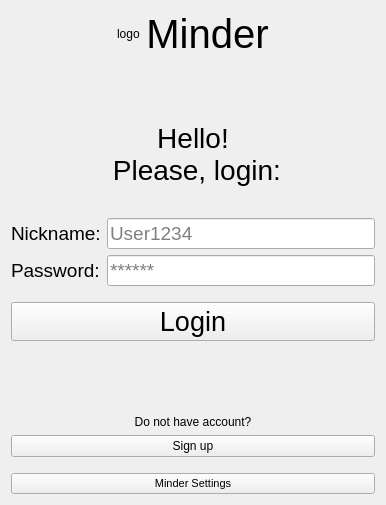
<?xml version="1.0" encoding="UTF-8"?>
<ui version="4.0">
 <class>AuthorizationWindow</class>
 <widget class="QWidget" name="AuthorizationWindow">
  <property name="enabled">
   <bool>true</bool>
  </property>
  <property name="geometry">
   <rect>
    <x>0</x>
    <y>0</y>
    <width>386</width>
    <height>505</height>
   </rect>
  </property>
  <property name="sizePolicy">
   <sizepolicy hsizetype="Expanding" vsizetype="Expanding">
    <horstretch>0</horstretch>
    <verstretch>0</verstretch>
   </sizepolicy>
  </property>
  <property name="maximumSize">
   <size>
    <width>500</width>
    <height>650</height>
   </size>
  </property>
  <property name="windowTitle">
   <string>Form</string>
  </property>
  <layout class="QVBoxLayout" name="verticalLayout_3">
   <item>
    <layout class="QHBoxLayout" name="horizontalLayout">
     <item>
      <spacer name="horizontalSpacer">
       <property name="orientation">
        <enum>Qt::Horizontal</enum>
       </property>
       <property name="sizeHint" stdset="0">
        <size>
         <width>40</width>
         <height>20</height>
        </size>
       </property>
      </spacer>
     </item>
     <item>
      <widget class="QLabel" name="labelMinderLogo">
       <property name="text">
        <string>logo</string>
       </property>
      </widget>
     </item>
     <item>
      <widget class="QLabel" name="labelMinder">
       <property name="font">
        <font>
         <pointsize>30</pointsize>
        </font>
       </property>
       <property name="text">
        <string>Minder</string>
       </property>
       <property name="alignment">
        <set>Qt::AlignCenter</set>
       </property>
      </widget>
     </item>
     <item>
      <spacer name="horizontalSpacer_2">
       <property name="orientation">
        <enum>Qt::Horizontal</enum>
       </property>
       <property name="sizeHint" stdset="0">
        <size>
         <width>40</width>
         <height>20</height>
        </size>
       </property>
      </spacer>
     </item>
    </layout>
   </item>
   <item>
    <spacer name="verticalSpacer">
     <property name="orientation">
      <enum>Qt::Vertical</enum>
     </property>
     <property name="sizeType">
      <enum>QSizePolicy::MinimumExpanding</enum>
     </property>
     <property name="sizeHint" stdset="0">
      <size>
       <width>5</width>
       <height>40</height>
      </size>
     </property>
    </spacer>
   </item>
   <item>
    <widget class="QLabel" name="labelTitle">
     <property name="font">
      <font>
       <pointsize>21</pointsize>
      </font>
     </property>
     <property name="text">
      <string>Hello!
 Please, login:</string>
     </property>
     <property name="alignment">
      <set>Qt::AlignCenter</set>
     </property>
     <property name="margin">
      <number>8</number>
     </property>
    </widget>
   </item>
   <item>
    <layout class="QVBoxLayout" name="verticalLayout_2">
     <item>
      <widget class="QLabel" name="labelErrorMsg">
       <property name="font">
        <font>
         <pointsize>13</pointsize>
         <italic>true</italic>
        </font>
       </property>
       <property name="text">
        <string>&lt;error&gt;</string>
       </property>
       <property name="alignment">
        <set>Qt::AlignCenter</set>
       </property>
       <property name="margin">
        <number>5</number>
       </property>
      </widget>
     </item>
     <item>
      <layout class="QFormLayout" name="formLayout">
       <item row="0" column="0">
        <widget class="QLabel" name="labelNickname">
         <property name="font">
          <font>
           <pointsize>14</pointsize>
          </font>
         </property>
         <property name="text">
          <string>Nickname:</string>
         </property>
         <property name="margin">
          <number>8</number>
         </property>
        </widget>
       </item>
       <item row="0" column="1">
        <widget class="QLineEdit" name="lineNickname">
         <property name="sizePolicy">
          <sizepolicy hsizetype="Preferred" vsizetype="Fixed">
           <horstretch>0</horstretch>
           <verstretch>0</verstretch>
          </sizepolicy>
         </property>
         <property name="font">
          <font>
           <pointsize>14</pointsize>
          </font>
         </property>
         <property name="alignment">
          <set>Qt::AlignLeading|Qt::AlignLeft|Qt::AlignVCenter</set>
         </property>
         <property name="placeholderText">
          <string>User1234</string>
         </property>
        </widget>
       </item>
       <item row="1" column="0">
        <widget class="QLabel" name="labelPassword">
         <property name="font">
          <font>
           <pointsize>14</pointsize>
          </font>
         </property>
         <property name="text">
          <string>Password:</string>
         </property>
         <property name="margin">
          <number>8</number>
         </property>
        </widget>
       </item>
       <item row="1" column="1">
        <widget class="QLineEdit" name="linePassword">
         <property name="sizePolicy">
          <sizepolicy hsizetype="Preferred" vsizetype="Fixed">
           <horstretch>0</horstretch>
           <verstretch>0</verstretch>
          </sizepolicy>
         </property>
         <property name="font">
          <font>
           <pointsize>14</pointsize>
          </font>
         </property>
         <property name="echoMode">
          <enum>QLineEdit::Password</enum>
         </property>
         <property name="alignment">
          <set>Qt::AlignLeading|Qt::AlignLeft|Qt::AlignVCenter</set>
         </property>
         <property name="placeholderText">
          <string>******</string>
         </property>
        </widget>
       </item>
      </layout>
     </item>
     <item>
      <spacer name="verticalSpacer_5">
       <property name="orientation">
        <enum>Qt::Vertical</enum>
       </property>
       <property name="sizeType">
        <enum>QSizePolicy::Minimum</enum>
       </property>
       <property name="sizeHint" stdset="0">
        <size>
         <width>10</width>
         <height>10</height>
        </size>
       </property>
      </spacer>
     </item>
     <item>
      <widget class="QPushButton" name="btnLogin">
       <property name="sizePolicy">
        <sizepolicy hsizetype="Minimum" vsizetype="Fixed">
         <horstretch>0</horstretch>
         <verstretch>0</verstretch>
        </sizepolicy>
       </property>
       <property name="font">
        <font>
         <pointsize>20</pointsize>
        </font>
       </property>
       <property name="cursor">
        <cursorShape>PointingHandCursor</cursorShape>
       </property>
       <property name="contextMenuPolicy">
        <enum>Qt::DefaultContextMenu</enum>
       </property>
       <property name="toolTipDuration">
        <number>-1</number>
       </property>
       <property name="layoutDirection">
        <enum>Qt::LeftToRight</enum>
       </property>
       <property name="autoFillBackground">
        <bool>false</bool>
       </property>
       <property name="text">
        <string>Login</string>
       </property>
       <property name="autoDefault">
        <bool>false</bool>
       </property>
      </widget>
     </item>
    </layout>
   </item>
   <item>
    <spacer name="verticalSpacer_2">
     <property name="orientation">
      <enum>Qt::Vertical</enum>
     </property>
     <property name="sizeType">
      <enum>QSizePolicy::MinimumExpanding</enum>
     </property>
     <property name="sizeHint" stdset="0">
      <size>
       <width>20</width>
       <height>40</height>
      </size>
     </property>
    </spacer>
   </item>
   <item>
    <layout class="QVBoxLayout" name="verticalLayout">
     <item>
      <spacer name="verticalSpacer_3">
       <property name="orientation">
        <enum>Qt::Vertical</enum>
       </property>
       <property name="sizeType">
        <enum>QSizePolicy::Minimum</enum>
       </property>
       <property name="sizeHint" stdset="0">
        <size>
         <width>10</width>
         <height>10</height>
        </size>
       </property>
      </spacer>
     </item>
     <item>
      <widget class="QLabel" name="labelActionHelp">
       <property name="text">
        <string>Do not have account?</string>
       </property>
       <property name="alignment">
        <set>Qt::AlignCenter</set>
       </property>
      </widget>
     </item>
     <item>
      <widget class="QPushButton" name="btnRegister">
       <property name="cursor">
        <cursorShape>PointingHandCursor</cursorShape>
       </property>
       <property name="text">
        <string>Sign up</string>
       </property>
      </widget>
     </item>
     <item>
      <spacer name="verticalSpacer_4">
       <property name="orientation">
        <enum>Qt::Vertical</enum>
       </property>
       <property name="sizeType">
        <enum>QSizePolicy::Minimum</enum>
       </property>
       <property name="sizeHint" stdset="0">
        <size>
         <width>10</width>
         <height>10</height>
        </size>
       </property>
      </spacer>
     </item>
     <item>
      <widget class="QPushButton" name="btnSettings">
       <property name="font">
        <font>
         <pointsize>8</pointsize>
        </font>
       </property>
       <property name="cursor">
        <cursorShape>PointingHandCursor</cursorShape>
       </property>
       <property name="text">
        <string>Minder Settings</string>
       </property>
      </widget>
     </item>
    </layout>
   </item>
  </layout>
 </widget>
 <resources/>
 <connections/>
</ui>
